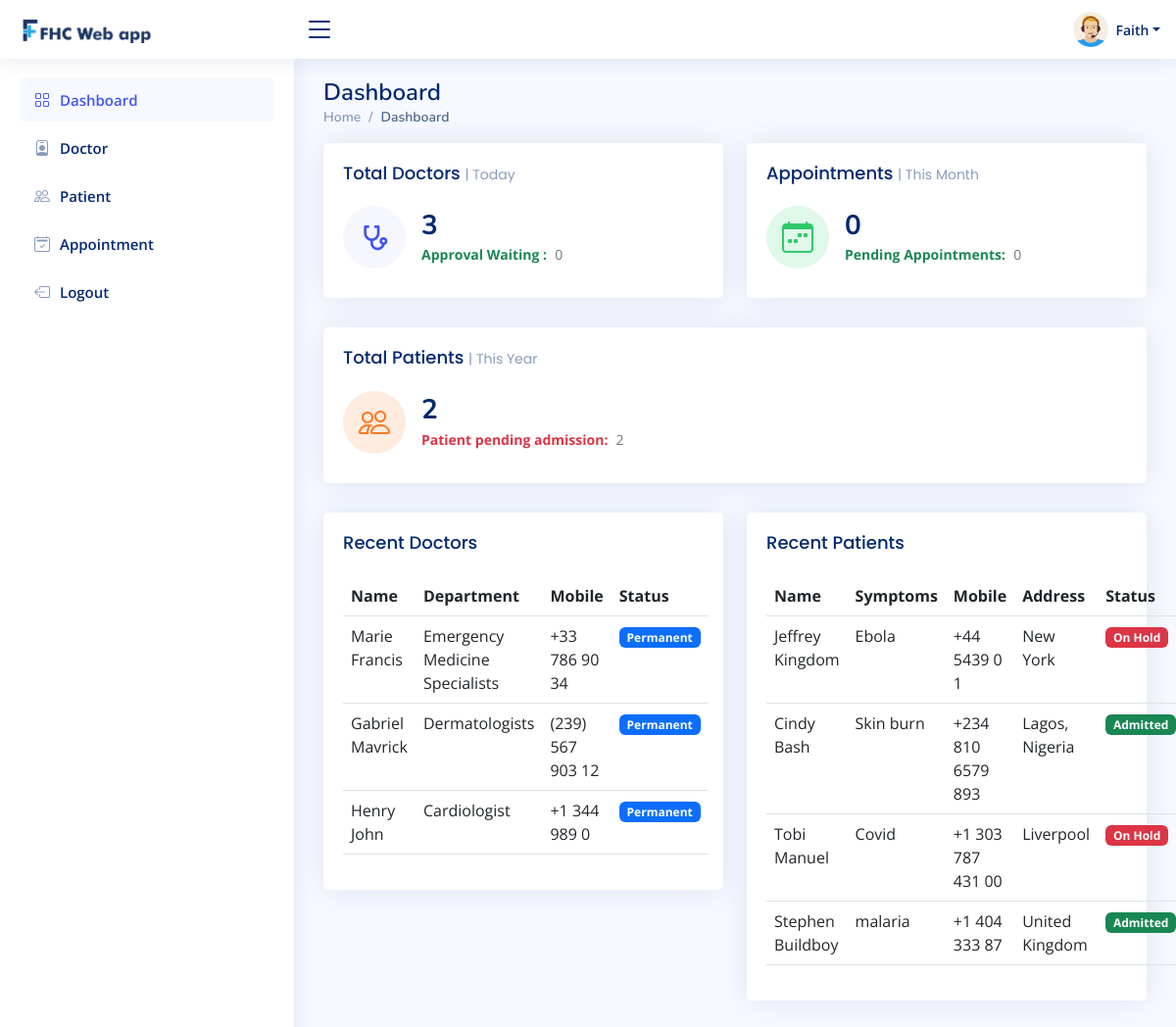
Page /admin-dashboard (signed in) on the committed database.
### hospital/models.py (models this page shows, shortened)
class Doctor(models.Model):
    user = models.OneToOneField(User, on_delete=models.CASCADE)
    profile_pic = models.ImageField(
        upload_to='profile_pic/DoctorProfilePic/', null=True, blank=True, default='profile_pic/DoctorProfilePic/docdp.jpg')
    address = models.CharField(max_length=40)
    mobile = models.CharField(max_length=20, null=True)
    department = models.CharField(
        max_length=50, choices=departments, default='Cardiologist')
    status = models.BooleanField(default=False)
    @property
    def get_name(self):
        return self.user.first_name+" "+self.user.last_name

class Patient(models.Model):
    user = models.OneToOneField(User, on_delete=models.CASCADE)
    profile_pic = models.ImageField(
        upload_to='profile_pic/PatientProfilePic/', null=True, blank=True)
    address = models.CharField(max_length=40)
    mobile = models.CharField(max_length=20, null=False)
    symptoms = models.CharField(max_length=100, null=False)
    assignedDoctorId = models.PositiveIntegerField(null=True)
    admitDate = models.DateField(auto_now=True)
    status = models.BooleanField(default=False)
    @property
    def get_name(self):
        return self.user.first_name+" "+self.user.last_name

### hospital/views.py (the view)
# urls.py: path('admin-dashboard', views.admin_dashboard_view, name='admin-dashboard'),
@login_required(login_url='adminlogin')
@user_passes_test(is_admin)
def admin_dashboard_view(request):
    doctors = models.Doctor.objects.all().order_by('-id')
    patients = models.Patient.objects.all().order_by('-id')
    doctorcount = models.Doctor.objects.all().filter(status=True).count()
    pendingdoctorcount = models.Doctor.objects.all().filter(status=False).count()
    patientcount = models.Patient.objects.all().filter(status=True).count()
    pendingpatientcount = models.Patient.objects.all().filter(status=False).count()
    appointmentcount = models.Appointment.objects.all().filter(status=True).count()
    pendingappointmentcount = models.Appointment.objects.all().filter(status=False).count()
    mydict = {
        'doctors': doctors,
        'patients': patients,
        'doctorcount': doctorcount,
        'pendingdoctorcount': pendingdoctorcount,
        'patientcount': patientcount,
        'pendingpatientcount': pendingpatientcount,
        'appointmentcount': appointmentcount,
        'pendingappointmentcount': pendingappointmentcount,
    }
    return render(request, 'hospital/admin_dashboard.html', context=mydict)

### hospital/views.py (called while the page is built)
def is_admin(user):
    return user.groups.filter(name='ADMIN').exists()

### templates/hospital/admin_dashboard.html
{% extends 'hospital/admin_base.html' %}
{% load static %}
{% block content %}
  <aside id="sidebar" class="sidebar">
    <ul class="sidebar-nav" id="sidebar-nav">
      <li class="nav-item">
        <a class="nav-link  " href="/admin-dashboard">
          <i class="bi bi-grid"></i>
          <span>Dashboard</span>
        </a>
      </li>
      <li class="nav-item">
        <a class="nav-link collapsed" href="/admin-doctor">
          <i class="bi bi-person-badge"></i>
          <span>Doctor</span>
        </a>
      </li>
      <li class="nav-item">
        <a class="nav-link collapsed" href="/admin-patient">
          <i class="bi bi-people"></i>
          <span>Patient</span>
        </a>
      </li>
      <li class="nav-item">
        <a class="nav-link collapsed" href="/admin-appointment">
          <i class="bi bi-calendar2-check"></i>
          <span>Appointment</span>
        </a>
      </li>
      <li class="nav-item">
        <a class="nav-link collapsed" href="/logout">
          <i class="bi bi-box-arrow-left"></i>
          <span>Logout</span>
        </a>
      </li>
    </ul>
  </aside>
  <main id="main" class="main">
    <div class="pagetitle">
      <h1>Dashboard</h1>
      <nav>
        <ol class="breadcrumb">
          <li class="breadcrumb-item"><a href="/">Home</a></li>
          <li class="breadcrumb-item active">Dashboard</li>
        </ol>
      </nav>
    </div>
{%include 'hospital/admin_dashboard_cards.html'%}
<div class="col-xxl-4 col-md-6">
  <div class="card">
    <div class="card-body">
      <h5 class="card-title">Recent Doctors</h5>
      <table class="table">
        <thead>
          <tr>
            <th scope="col">Name</th>
            <th scope="col">Department</th>
            <th scope="col">Mobile</th>
            <th scope="col">Status</th>
          </tr>
        </thead>
        {% for d in doctors %}
        <tbody>
          <tr>
            <td> {{d.get_name}}</td>
            <td>{{d.department}}</td>
            <td>{{d.mobile}}</td>
            {%if d.status%}
            <td> <span class="badge bg-primary">Permanent</span></td>
            {% else %}
            <td> <span class="badge bg-danger">On Hold</span></td>
            {% endif %}
          </tr>
          {% endfor %}
        </tbody>
      </table>
    </div>
  </div>
</div>
<div class="col-xxl-4 col-md-6">
  <div class="card">
    <div class="card-body">
      <h5 class="card-title">Recent Patients</h5>
      <table class="table">
        <thead>
          <tr>
            <th scope="col">Name</th>
            <th scope="col">Symptoms</th>
            <th scope="col">Mobile</th>
            <th scope="col">Address</th>
            <th scope="col">Status</th>
          </tr>
        </thead>
        <tbody>
          <tr>
            {% for p in patients %}
            <td>{{p.get_name}}</td>
            <td>{{p.symptoms}}</td>
            <td>{{p.mobile}}</td>
            <td>{{p.address}}</td>
            {%if p.status%}
            <td> <span class="badge bg-success">Admitted</span></td>
            {% else %}
            <td> <span class="badge bg-danger">On Hold</span></td>
            {% endif %}
            </tr>
        {% endfor %}
        </tbody>
      </table>
</div>
</div>
</div>
{% endblock content %}

### templates/hospital/admin_base.html (shortened to what this page needs)
<!DOCTYPE html>
{% load static %}
<html lang="en">
<head>
  <link href="{% static 'assets1/vendor/bootstrap/css/bootstrap.min.css' %}" rel="stylesheet">
  <link href="{% static 'assets1/vendor/bootstrap-icons/bootstrap-icons.css' %}" rel="stylesheet">
  <link href="{% static 'assets1/vendor/boxicons/css/boxicons.min.css' %}" rel="stylesheet">
  <link href="{% static 'assets1/vendor/quill/quill.snow.css' %}" rel="stylesheet">
  <link href="{% static 'assets1/vendor/quill/quill.bubble.css' %}" rel="stylesheet">
  <link href="{% static 'assets1/vendor/remixicon/remixicon.css' %}" rel="stylesheet">
  <link href="{% static 'assets1/vendor/simple-datatables/style.css' %}" rel="stylesheet">
  <link href="{% static 'assets1/css/style.css' %}" rel="stylesheet">
</head>
<body>
  <header id="header" class="header fixed-top d-flex align-items-center">
    <div class="d-flex align-items-center justify-content-between">
      <a href="/admin-dashboard" class="logo d-flex align-items-center">
        <span><img src="{% static 'assets/img/main-logo.png' %}" alt="" class="img-fluid"></span>
      </a>
      <i class="bi bi-list toggle-sidebar-btn"></i>
    </div>
    <nav class="header-nav ms-auto">
      <ul class="d-flex align-items-center">
        <li class="nav-item dropdown pe-3">
          <a class="nav-link nav-profile d-flex align-items-center pe-0" href="#" data-bs-toggle="dropdown">
            <img src="{% static "images/adminpropic.png" %}" alt="Profile" class="rounded-circle">
            <span class="d-none d-md-block dropdown-toggle ps-2">{{request.user.first_name}}</span>
          </a>
        </li>
      </ul>
    </nav>
  </header>
  {% block content %}
  {% endblock content %}
</body>
</html>

### templates/hospital/admin_dashboard_cards.html (shortened to what this page needs)
<!DOCTYPE html>
<html lang="en" dir="ltr">
<head>
</head>
<body>
    <section class="section dashboard">
      <div class="row">
        <div class="col-lg-14">
          <div class="row">
            <div class="col-xxl-4 col-md-6">
              <div class="card info-card sales-card">
                <div class="card-body">
                  <h5 class="card-title">Total Doctors <span>| Today</span></h5>
                  <div class="d-flex align-items-center">
                    <div class="card-icon rounded-circle d-flex align-items-center justify-content-center">
                    </div>
                    <div class="ps-3">
                      <h6>{{doctorcount}}</h6>
                      <span class="text-success small pt-1 fw-bold">Approval Waiting :</span> <span class="text-muted small pt-2 ps-1">{{pendingdoctorcount}}</span>
                    </div>
                  </div>
                </div>
              </div>
            </div>
            <div class="col-xxl-4 col-md-6">
              <div class="card info-card revenue-card">
                <div class="card-body">
                  <h5 class="card-title">Appointments <span>| This Month</span></h5>
                  <div class="d-flex align-items-center">
                    <div class="card-icon rounded-circle d-flex align-items-center justify-content-center">
                      <i class="bi bi-calendar-week"></i>
                    </div>
                    <div class="ps-3">
                      <h6>{{appointmentcount}}</h6>
                      <span class="text-success small pt-1 fw-bold">Pending Appointments:</span> <span class="text-muted small pt-2 ps-1">{{pendingappointmentcount}}</span>
                    </div>
                  </div>
                </div>
              </div>
            </div>
            <div class="col-xxl-4 col-xl-12">
              <div class="card info-card customers-card">
                <div class="card-body">
                  <h5 class="card-title">Total Patients <span>| This Year</span></h5>
                  <div class="d-flex align-items-center">
                    <div class="card-icon rounded-circle d-flex align-items-center justify-content-center">
                      <i class="bi bi-people"></i>
                    </div>
                    <div class="ps-3">
                      <h6>{{patientcount}}</h6>
                      <span class="text-danger small pt-1 fw-bold">Patient pending admission:</span> <span class="text-muted small pt-2 ps-1">{{pendingpatientcount}}</span>
                    </div>
                  </div>
                </div>
              </div>
            </div>
          </body>
          </html>

### static/assets1/css/style.css (style rules this page uses)
:root { scroll-behavior: smooth; }
body { font-family: "Open Sans", sans-serif; background: #f6f9ff; color: #444444; }
a { color: #4154f1; text-decoration: none; }
h1, h2, h3, h4, h5, h6 { font-family: "Nunito", sans-serif; }
#main { margin-top: 60px; padding: 20px 30px; transition: all 0.3s; }
.pagetitle { margin-bottom: 10px; }
.pagetitle h1 { font-size: 24px; margin-bottom: 0; font-weight: 600; color: #012970; }
.card { margin-bottom: 30px; border: none; border-radius: 5px; box-shadow: 0px 0 30px rgba(1, 41, 112, 0.1); }
.card-title { padding: 20px 0 15px 0; font-size: 18px; font-weight: 500; color: #012970; font-family: "Poppins", sans-serif; }
.card-title span { color: #899bbd; font-size: 14px; font-weight: 400; }
.card-body { padding: 0 20px 20px 20px; }
.breadcrumb { font-size: 14px; font-family: "Nunito", sans-serif; color: #899bbd; font-weight: 600; background-color: transparent; }
.breadcrumb a { color: #899bbd; transition: 0.3s; background-color: transparent; }
.breadcrumb .breadcrumb-item::before { color: #899bbd; }
.breadcrumb .active { color: #51678f; font-weight: 600; }
.logo { line-height: 1; }
@media (min-width: 1200px) { .logo { width: 280px; } }
.logo img { max-height: 26px; margin-right: 6px; }
.logo span { font-size: 26px; font-weight: 700; color: #012970; font-family: "Nunito", sans-serif; }
.header { transition: all 0.5s; z-index: 997; height: 60px; box-shadow: 0px 2px 20px rgba(1, 41, 112, 0.1); background-color: #fff; padding-left: 20px; }
.header .toggle-sidebar-btn { font-size: 32px; padding-left: 10px; cursor: pointer; color: #012970; }
.header-nav ul { list-style: none; }
.header-nav>ul { margin: 0; padding: 0; }
.header-nav .nav-profile { color: #012970; }
.header-nav .nav-profile img { max-height: 36px; }
.header-nav .nav-profile span { font-size: 14px; font-weight: 600; }
.sidebar { position: fixed; top: 60px; left: 0; bottom: 0; width: 300px; z-index: 996; transition: all 0.3s; padding: 20px; overflow-y: auto; scrollbar-width: thin; scrollbar-color: #aab7cf transparent; box-shadow: 0px 0px 20px rgba(1, 41, 112, 0.1); background-color: #fff; }
@media (min-width: 1200px) { #main, #footer { margin-left: 300px; } }
.sidebar-nav { padding: 0; margin: 0; list-style: none; }
.sidebar-nav li { padding: 0; margin: 0; list-style: none; }
.sidebar-nav .nav-item { margin-bottom: 5px; }
.sidebar-nav .nav-link { display: flex; align-items: center; font-size: 15px; font-weight: 600; color: #4154f1; transition: 0.3; background: #f6f9ff; padding: 10px 15px; border-radius: 4px; }
.sidebar-nav .nav-link i { font-size: 16px; margin-right: 10px; color: #4154f1; }
.sidebar-nav .nav-link.collapsed { color: #012970; background: #fff; }
.sidebar-nav .nav-link.collapsed i { color: #899bbd; }
.dashboard .info-card { padding-bottom: 10px; }
.dashboard .info-card h6 { font-size: 28px; color: #012970; font-weight: 700; margin: 0; padding: 0; }
.dashboard .card-icon { font-size: 32px; line-height: 0; width: 64px; height: 64px; flex-shrink: 0; flex-grow: 0; }
.dashboard .sales-card .card-icon { color: #4154f1; background: #f6f6fe; }
.dashboard .revenue-card .card-icon { color: #2eca6a; background: #e0f8e9; }
.dashboard .customers-card .card-icon { color: #ff771d; background: #ffecdf; }

### rows in the picture
Doctor: get_name "Marie Francis", department "Emergency Medicine Specialists", mobile "+33 786 90 34", status "Permanent"
Doctor: get_name "Gabriel Mavrick", department "Dermatologists", mobile "(239) 567 903 12", status "Permanent"
Doctor: get_name "Henry John", department "Cardiologist", mobile "+1 344 989 0", status "Permanent"
Patient: get_name "Jeffrey Kingdom", symptoms "Ebola", mobile "+44 5439 0 1", address "New York", status "On Hold"
Patient: get_name "Cindy Bash", symptoms "Skin burn", mobile "+234 810 6579 893", address "Lagos, Nigeria", status "Admitted"
Patient: get_name "Tobi Manuel", symptoms "Covid", mobile "+1 303 787 431 00", address "Liverpool", status "On Hold"
Patient: get_name "Stephen Buildboy", symptoms "malaria", mobile "+1 404 333 87", address "United Kingdom", status "Admitted"

### other values in the picture
{{ request.user.first_name }} "Faith"
{{ doctorcount }} "3"
{{ pendingdoctorcount }} "0"
{{ appointmentcount }} "0"
{{ pendingappointmentcount }} "0"
{{ patientcount }} "2"
{{ pendingpatientcount }} "2"
